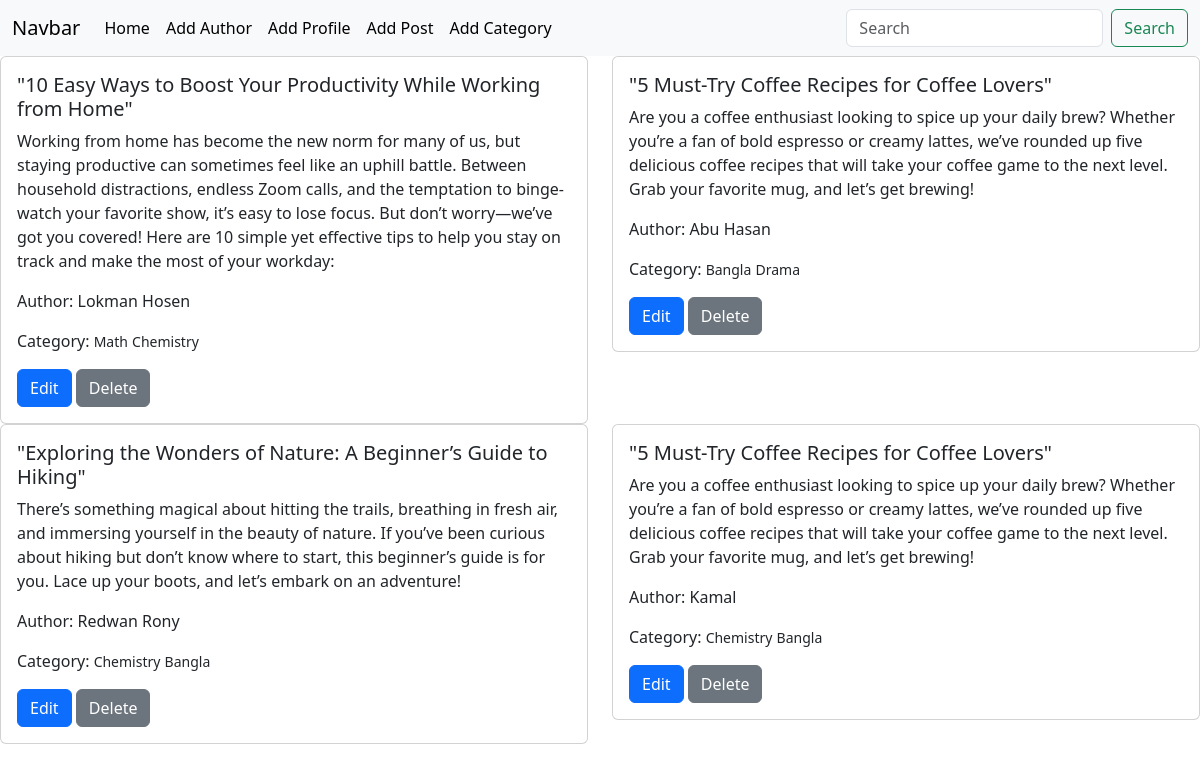
Before: / with the older database file.
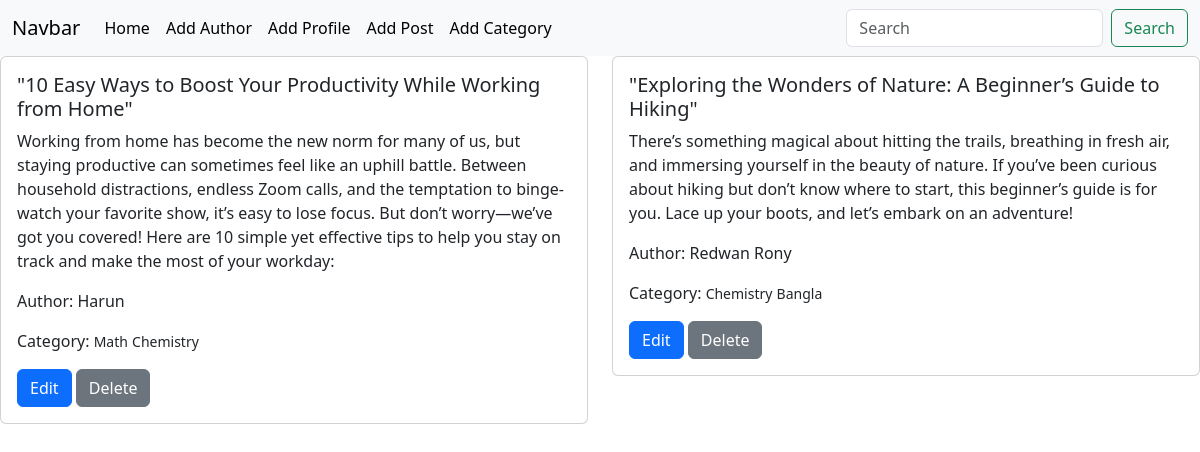
After: the same page with the newer database file.
### posts/models.py (models this page shows, shortened)
class Post(models.Model):
    title = models.CharField(max_length=200)
    content = models.TextField()
    category = models.ManyToManyField(Category)
    author = models.ForeignKey(Author, on_delete= models.CASCADE )

### authors/models.py (models this page shows, shortened)
class Author(models.Model):
    name = models.CharField(max_length=20)
    bio = models.TextField()
    phone = models.CharField(max_length=12)

### categories/models.py (models this page shows, shortened)
class Category(models.Model):
    name = models.CharField(max_length=50)

### django_simple_blog/views.py (the view)
# urls.py: 2. Add a URL to urlpatterns:  path('', views.home, name='home')
def home(request):
    data = Post.objects.all()
    return render(request, 'home.html', {'data': data})

### templates/home.html
{% extends 'base.html' %}
{% block content %}
<div class="row">
    {% for post in data %}
    <div class="col-sm-6 mb-3 mb-sm-0">
      <div class="card">
        <div class="card-body">
          <h5 class="card-title">{{post.title}}</h5>
          <p class="card-text">{{post.content}}</p>
          <p class="card-text">Author: {{post.author.name}}</p>
          <p class="card-text">Category:
            {% for cat in post.category.all %}
            <small>{{cat.name}}</small>
            {% endfor %}
          </p>
          <a href="{% url 'edit_post' post.id%}" class="btn btn-primary">Edit</a>
          <a href="{% url 'delete_post' post.id%}" class="btn btn-secondary">Delete</a>
        </div>
      </div>
    </div>
    {% endfor %}
  </div>
{% endblock %}

### templates/base.html (shortened to what this page needs)
<!DOCTYPE html>
<html lang="en">
<head>
    <link href="https://cdn.jsdelivr.net/npm/bootstrap@5.3.3/dist/css/bootstrap.min.css" rel="stylesheet">
</head>
<body>
    <header>
        <nav class="navbar navbar-expand-lg bg-body-tertiary">
            <div class="container-fluid">
              <a class="navbar-brand" href="#">Navbar</a>
              <div class="collapse navbar-collapse" id="navbarSupportedContent">
                <ul class="navbar-nav me-auto mb-2 mb-lg-0">
                  <li class="nav-item">
                    <a class="nav-link active" aria-current="page" href="{% url 'homepage' %}">Home</a>
                  </li>
                  <li class="nav-item">
                    <a class="nav-link active" aria-current="page" href="{% url 'add_author' %}">Add Author</a>
                  </li>
                  <li class="nav-item">
                    <a class="nav-link active" aria-current="page" href="{% url 'add_profile' %}">Add Profile</a>
                  </li>
                  <li class="nav-item">
                    <a class="nav-link active" aria-current="page" href="{% url 'add_post' %}">Add Post</a>
                  </li>
                  <li class="nav-item">
                    <a class="nav-link active" aria-current="page" href="{% url 'add_category' %}">Add Category</a>
                  </li>
                </ul>
                <form class="d-flex" role="search">
                  <input class="form-control me-2" type="search" placeholder="Search" aria-label="Search">
                  <button class="btn btn-outline-success" type="submit">Search</button>
                </form>
              </div>
            </div>
          </nav>
    </header>
    {% block content %}{% endblock %}
</body>
</html>

Changed rows visible on the page:
removed Post: title "\"5 Must-Try Coffee Recipes for Coffee Lovers\"", content "Are you a coffee enthusiast looking to spice up your daily brew? Whether you’re a fan of bold espresso or creamy lattes, we’ve rounded up five delicious coffee recipes that will take your coffee game to the next level. Grab your favorite mug, and let’s get brewing!", author.name "Abu Hasan", Category (name "Bangla")
no longer on this page (row unchanged): Category: name "Drama", shown under "\"5 Must-Try Coffee Recipes for Coffee Lovers\""
removed Post: title "\"5 Must-Try Coffee Recipes for Coffee Lovers\"", content "Are you a coffee enthusiast looking to spice up your daily brew? Whether you’re a fan of bold espresso or creamy lattes, we’ve rounded up five delicious coffee recipes that will take your coffee game to the next level. Grab your favorite mug, and let’s get brewing!", author.name "Kamal", Category (name "Chemistry"), Category (name "Bangla")
changed Post "\"10 Easy Ways to Boost Your Productivity While Working from Home\"": author.name "Lokman Hosen" → "Harun"
